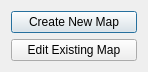
<?xml version="1.0" encoding="UTF-8"?>
<ui version="4.0">
 <class>MapEditorDialog</class>
 <widget class="QDialog" name="MapEditorDialog">
  <property name="geometry">
   <rect>
    <x>0</x>
    <y>0</y>
    <width>148</width>
    <height>58</height>
   </rect>
  </property>
  <property name="windowTitle">
   <string>Dialog</string>
  </property>
  <layout class="QVBoxLayout" name="verticalLayout">
   <item>
    <widget class="QPushButton" name="createNewMapButton">
     <property name="text">
      <string>Create New Map</string>
     </property>
    </widget>
   </item>
   <item>
    <widget class="QPushButton" name="editExistingMapButton">
     <property name="text">
      <string>Edit Existing Map</string>
     </property>
    </widget>
   </item>
  </layout>
 </widget>
 <resources/>
 <connections>
  <connection>
   <sender>createNewMapButton</sender>
   <signal>clicked()</signal>
   <receiver>MapEditorDialog</receiver>
   <slot>accept()</slot>
   <hints>
    <hint type="sourcelabel">
     <x>38</x>
     <y>16</y>
    </hint>
    <hint type="destinationlabel">
     <x>49</x>
     <y>27</y>
    </hint>
   </hints>
  </connection>
  <connection>
   <sender>editExistingMapButton</sender>
   <signal>clicked()</signal>
   <receiver>MapEditorDialog</receiver>
   <slot>accept()</slot>
   <hints>
    <hint type="sourcelabel">
     <x>116</x>
     <y>44</y>
    </hint>
    <hint type="destinationlabel">
     <x>146</x>
     <y>33</y>
    </hint>
   </hints>
  </connection>
 </connections>
</ui>
